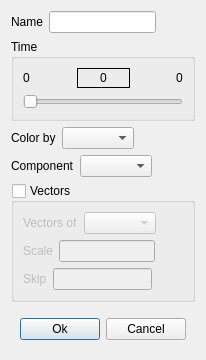
<?xml version="1.0" encoding="UTF-8"?>
<ui version="4.0">
 <class>ContourDialog</class>
 <widget class="QDialog" name="ContourDialog">
  <property name="geometry">
   <rect>
    <x>0</x>
    <y>0</y>
    <width>198</width>
    <height>360</height>
   </rect>
  </property>
  <property name="windowTitle">
   <string>Contour Graphics</string>
  </property>
  <layout class="QVBoxLayout" name="verticalLayout">
   <item>
    <widget class="QWidget" name="widget" native="true">
     <layout class="QVBoxLayout" name="verticalLayout_3">
      <property name="leftMargin">
       <number>0</number>
      </property>
      <property name="topMargin">
       <number>0</number>
      </property>
      <property name="rightMargin">
       <number>0</number>
      </property>
      <property name="bottomMargin">
       <number>0</number>
      </property>
      <item>
       <widget class="QWidget" name="widget_2" native="true">
        <layout class="QHBoxLayout" name="horizontalLayout">
         <property name="leftMargin">
          <number>0</number>
         </property>
         <property name="topMargin">
          <number>0</number>
         </property>
         <property name="rightMargin">
          <number>0</number>
         </property>
         <property name="bottomMargin">
          <number>0</number>
         </property>
         <item>
          <widget class="QLabel" name="label">
           <property name="text">
            <string>Name</string>
           </property>
          </widget>
         </item>
         <item>
          <widget class="QLineEdit" name="name"/>
         </item>
         <item>
          <spacer name="horizontalSpacer_5">
           <property name="orientation">
            <enum>Qt::Horizontal</enum>
           </property>
           <property name="sizeHint" stdset="0">
            <size>
             <width>40</width>
             <height>20</height>
            </size>
           </property>
          </spacer>
         </item>
        </layout>
       </widget>
      </item>
      <item>
       <widget class="QGroupBox" name="groupBox">
        <property name="title">
         <string>Time</string>
        </property>
        <layout class="QVBoxLayout" name="verticalLayout_2">
         <property name="leftMargin">
          <number>9</number>
         </property>
         <property name="topMargin">
          <number>9</number>
         </property>
         <property name="rightMargin">
          <number>9</number>
         </property>
         <property name="bottomMargin">
          <number>9</number>
         </property>
         <item>
          <widget class="QWidget" name="widget_4" native="true">
           <layout class="QHBoxLayout" name="horizontalLayout_8">
            <property name="leftMargin">
             <number>0</number>
            </property>
            <property name="topMargin">
             <number>0</number>
            </property>
            <property name="rightMargin">
             <number>0</number>
            </property>
            <property name="bottomMargin">
             <number>0</number>
            </property>
            <item>
             <widget class="QLabel" name="startTime">
              <property name="text">
               <string>0</string>
              </property>
             </widget>
            </item>
            <item>
             <spacer name="horizontalSpacer_3">
              <property name="orientation">
               <enum>Qt::Horizontal</enum>
              </property>
              <property name="sizeHint" stdset="0">
               <size>
                <width>40</width>
                <height>20</height>
               </size>
              </property>
             </spacer>
            </item>
            <item>
             <widget class="QLabel" name="currentTime">
              <property name="minimumSize">
               <size>
                <width>53</width>
                <height>0</height>
               </size>
              </property>
              <property name="frameShape">
               <enum>QFrame::Panel</enum>
              </property>
              <property name="text">
               <string>0</string>
              </property>
              <property name="alignment">
               <set>Qt::AlignCenter</set>
              </property>
             </widget>
            </item>
            <item>
             <spacer name="horizontalSpacer_4">
              <property name="orientation">
               <enum>Qt::Horizontal</enum>
              </property>
              <property name="sizeHint" stdset="0">
               <size>
                <width>40</width>
                <height>20</height>
               </size>
              </property>
             </spacer>
            </item>
            <item>
             <widget class="QLabel" name="lastTime">
              <property name="text">
               <string>0</string>
              </property>
             </widget>
            </item>
           </layout>
          </widget>
         </item>
         <item>
          <widget class="QSlider" name="slider">
           <property name="orientation">
            <enum>Qt::Horizontal</enum>
           </property>
          </widget>
         </item>
        </layout>
       </widget>
      </item>
      <item>
       <widget class="QWidget" name="widget_3" native="true">
        <layout class="QHBoxLayout" name="horizontalLayout_2">
         <property name="leftMargin">
          <number>0</number>
         </property>
         <property name="topMargin">
          <number>0</number>
         </property>
         <property name="rightMargin">
          <number>0</number>
         </property>
         <property name="bottomMargin">
          <number>0</number>
         </property>
         <item>
          <widget class="QLabel" name="label_2">
           <property name="text">
            <string>Color by</string>
           </property>
          </widget>
         </item>
         <item>
          <widget class="PythonComboBox" name="field"/>
         </item>
         <item>
          <spacer name="horizontalSpacer_6">
           <property name="orientation">
            <enum>Qt::Horizontal</enum>
           </property>
           <property name="sizeHint" stdset="0">
            <size>
             <width>40</width>
             <height>20</height>
            </size>
           </property>
          </spacer>
         </item>
        </layout>
       </widget>
      </item>
      <item>
       <widget class="QWidget" name="widget_5" native="true">
        <layout class="QHBoxLayout" name="horizontalLayout_3">
         <property name="leftMargin">
          <number>0</number>
         </property>
         <property name="topMargin">
          <number>0</number>
         </property>
         <property name="rightMargin">
          <number>0</number>
         </property>
         <property name="bottomMargin">
          <number>0</number>
         </property>
         <item>
          <widget class="QLabel" name="label_3">
           <property name="text">
            <string>Component</string>
           </property>
          </widget>
         </item>
         <item>
          <widget class="VectorComponentComboBox" name="fieldComponent"/>
         </item>
         <item>
          <spacer name="horizontalSpacer_8">
           <property name="orientation">
            <enum>Qt::Horizontal</enum>
           </property>
           <property name="sizeHint" stdset="0">
            <size>
             <width>40</width>
             <height>20</height>
            </size>
           </property>
          </spacer>
         </item>
        </layout>
       </widget>
      </item>
      <item>
       <widget class="QGroupBox" name="includeVectors">
        <property name="title">
         <string>Vectors</string>
        </property>
        <property name="checkable">
         <bool>true</bool>
        </property>
        <property name="checked">
         <bool>false</bool>
        </property>
        <layout class="QVBoxLayout" name="verticalLayout_4">
         <item>
          <widget class="QWidget" name="widget_6" native="true">
           <layout class="QHBoxLayout" name="horizontalLayout_4">
            <property name="leftMargin">
             <number>0</number>
            </property>
            <property name="topMargin">
             <number>0</number>
            </property>
            <property name="rightMargin">
             <number>0</number>
            </property>
            <property name="bottomMargin">
             <number>0</number>
            </property>
            <item>
             <widget class="QLabel" name="label_4">
              <property name="text">
               <string>Vectors of</string>
              </property>
             </widget>
            </item>
            <item>
             <widget class="QComboBox" name="vectorField"/>
            </item>
            <item>
             <spacer name="horizontalSpacer">
              <property name="orientation">
               <enum>Qt::Horizontal</enum>
              </property>
              <property name="sizeHint" stdset="0">
               <size>
                <width>111</width>
                <height>20</height>
               </size>
              </property>
             </spacer>
            </item>
           </layout>
          </widget>
         </item>
         <item>
          <widget class="QWidget" name="widget_7" native="true">
           <layout class="QHBoxLayout" name="horizontalLayout_5">
            <property name="leftMargin">
             <number>0</number>
            </property>
            <property name="topMargin">
             <number>0</number>
            </property>
            <property name="rightMargin">
             <number>0</number>
            </property>
            <property name="bottomMargin">
             <number>0</number>
            </property>
            <item>
             <widget class="QLabel" name="label_5">
              <property name="text">
               <string>Scale</string>
              </property>
             </widget>
            </item>
            <item>
             <widget class="QLineEdit" name="scaleFactor"/>
            </item>
            <item>
             <spacer name="horizontalSpacer_2">
              <property name="orientation">
               <enum>Qt::Horizontal</enum>
              </property>
              <property name="sizeHint" stdset="0">
               <size>
                <width>40</width>
                <height>20</height>
               </size>
              </property>
             </spacer>
            </item>
           </layout>
          </widget>
         </item>
         <item>
          <widget class="QWidget" name="widget_8" native="true">
           <layout class="QHBoxLayout" name="horizontalLayout_6">
            <property name="leftMargin">
             <number>0</number>
            </property>
            <property name="topMargin">
             <number>0</number>
            </property>
            <property name="rightMargin">
             <number>0</number>
            </property>
            <property name="bottomMargin">
             <number>0</number>
            </property>
            <item>
             <widget class="QLabel" name="label_6">
              <property name="text">
               <string>Skip</string>
              </property>
             </widget>
            </item>
            <item>
             <widget class="QLineEdit" name="skip"/>
            </item>
            <item>
             <spacer name="horizontalSpacer_9">
              <property name="orientation">
               <enum>Qt::Horizontal</enum>
              </property>
              <property name="sizeHint" stdset="0">
               <size>
                <width>40</width>
                <height>20</height>
               </size>
              </property>
             </spacer>
            </item>
           </layout>
          </widget>
         </item>
        </layout>
       </widget>
      </item>
     </layout>
    </widget>
   </item>
   <item>
    <spacer name="verticalSpacer">
     <property name="orientation">
      <enum>Qt::Vertical</enum>
     </property>
     <property name="sizeHint" stdset="0">
      <size>
       <width>20</width>
       <height>40</height>
      </size>
     </property>
    </spacer>
   </item>
   <item>
    <widget class="QWidget" name="widget_12" native="true">
     <layout class="QHBoxLayout" name="horizontalLayout_9">
      <item>
       <spacer name="horizontalSpacer_7">
        <property name="orientation">
         <enum>Qt::Horizontal</enum>
        </property>
        <property name="sizeHint" stdset="0">
         <size>
          <width>40</width>
          <height>20</height>
         </size>
        </property>
       </spacer>
      </item>
      <item>
       <widget class="QPushButton" name="ok">
        <property name="text">
         <string>Ok</string>
        </property>
       </widget>
      </item>
      <item>
       <widget class="QPushButton" name="cancel">
        <property name="text">
         <string>Cancel</string>
        </property>
       </widget>
      </item>
     </layout>
    </widget>
   </item>
  </layout>
 </widget>
 <customwidgets>
  <customwidget>
   <class>PythonComboBox</class>
   <extends>QComboBox</extends>
   <header>widgets.python_combo_box</header>
  </customwidget>
  <customwidget>
   <class>VectorComponentComboBox</class>
   <extends>QComboBox</extends>
   <header>baramFlow.view.widgets.vector_component_combo_box</header>
  </customwidget>
 </customwidgets>
 <resources/>
 <connections/>
</ui>
